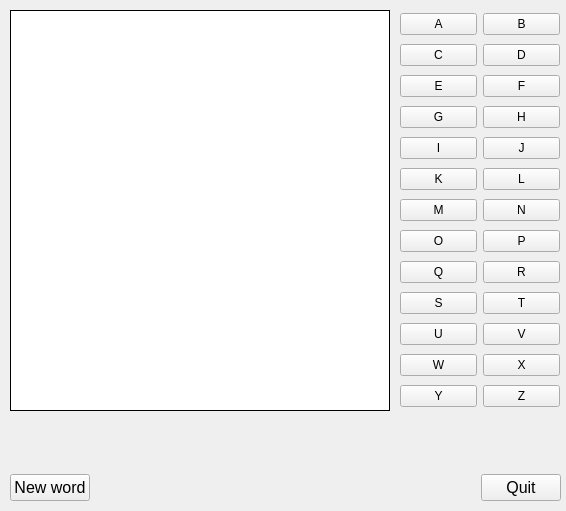
<?xml version="1.0" encoding="UTF-8"?>
<ui version="4.0">
 <class>MainWindow</class>
 <widget class="QMainWindow" name="MainWindow">
  <property name="geometry">
   <rect>
    <x>0</x>
    <y>0</y>
    <width>566</width>
    <height>511</height>
   </rect>
  </property>
  <property name="sizePolicy">
   <sizepolicy hsizetype="Fixed" vsizetype="Fixed">
    <horstretch>0</horstretch>
    <verstretch>0</verstretch>
   </sizepolicy>
  </property>
  <property name="windowTitle">
   <string>Hangman</string>
  </property>
  <property name="toolButtonStyle">
   <enum>Qt::ToolButtonIconOnly</enum>
  </property>
  <widget class="QWidget" name="centralwidget">
   <widget class="QLabel" name="gallow_lb">
    <property name="geometry">
     <rect>
      <x>10</x>
      <y>10</y>
      <width>380</width>
      <height>401</height>
     </rect>
    </property>
    <property name="sizePolicy">
     <sizepolicy hsizetype="Fixed" vsizetype="Fixed">
      <horstretch>0</horstretch>
      <verstretch>0</verstretch>
     </sizepolicy>
    </property>
    <property name="styleSheet">
     <string notr="true">background-color: rgb(255, 255, 255);</string>
    </property>
    <property name="frameShape">
     <enum>QFrame::Box</enum>
    </property>
    <property name="text">
     <string/>
    </property>
   </widget>
   <widget class="QWidget" name="layoutWidget">
    <property name="geometry">
     <rect>
      <x>10</x>
      <y>420</y>
      <width>551</width>
      <height>50</height>
     </rect>
    </property>
    <layout class="QHBoxLayout" name="horizontalLayout">
     <item>
      <spacer name="horizontalSpacer_3">
       <property name="orientation">
        <enum>Qt::Horizontal</enum>
       </property>
       <property name="sizeHint" stdset="0">
        <size>
         <width>40</width>
         <height>20</height>
        </size>
       </property>
      </spacer>
     </item>
     <item>
      <widget class="QLabel" name="word_lb">
       <property name="sizePolicy">
        <sizepolicy hsizetype="Maximum" vsizetype="Maximum">
         <horstretch>0</horstretch>
         <verstretch>0</verstretch>
        </sizepolicy>
       </property>
       <property name="font">
        <font>
         <pointsize>20</pointsize>
         <kerning>false</kerning>
        </font>
       </property>
       <property name="text">
        <string/>
       </property>
       <property name="alignment">
        <set>Qt::AlignCenter</set>
       </property>
      </widget>
     </item>
     <item>
      <spacer name="horizontalSpacer_2">
       <property name="orientation">
        <enum>Qt::Horizontal</enum>
       </property>
       <property name="sizeHint" stdset="0">
        <size>
         <width>40</width>
         <height>20</height>
        </size>
       </property>
      </spacer>
     </item>
    </layout>
   </widget>
   <widget class="QWidget" name="layoutWidget">
    <property name="geometry">
     <rect>
      <x>10</x>
      <y>470</y>
      <width>551</width>
      <height>35</height>
     </rect>
    </property>
    <layout class="QHBoxLayout" name="horizontalLayout_2">
     <item>
      <widget class="QPushButton" name="new_word_btn">
       <property name="font">
        <font>
         <pointsize>12</pointsize>
        </font>
       </property>
       <property name="text">
        <string>New word</string>
       </property>
      </widget>
     </item>
     <item>
      <spacer name="horizontalSpacer">
       <property name="orientation">
        <enum>Qt::Horizontal</enum>
       </property>
       <property name="sizeHint" stdset="0">
        <size>
         <width>40</width>
         <height>20</height>
        </size>
       </property>
      </spacer>
     </item>
     <item>
      <widget class="QLabel" name="result_lb">
       <property name="font">
        <font>
         <pointsize>20</pointsize>
        </font>
       </property>
       <property name="text">
        <string/>
       </property>
      </widget>
     </item>
     <item>
      <spacer name="horizontalSpacer_4">
       <property name="orientation">
        <enum>Qt::Horizontal</enum>
       </property>
       <property name="sizeHint" stdset="0">
        <size>
         <width>40</width>
         <height>20</height>
        </size>
       </property>
      </spacer>
     </item>
     <item>
      <widget class="QPushButton" name="quit_btn">
       <property name="font">
        <font>
         <pointsize>12</pointsize>
        </font>
       </property>
       <property name="text">
        <string>Quit</string>
       </property>
      </widget>
     </item>
    </layout>
   </widget>
   <widget class="QWidget" name="layoutWidget">
    <property name="geometry">
     <rect>
      <x>400</x>
      <y>10</y>
      <width>160</width>
      <height>401</height>
     </rect>
    </property>
    <layout class="QVBoxLayout" name="verticalLayout">
     <item>
      <layout class="QHBoxLayout" name="horizontalLayout_3">
       <item>
        <widget class="QPushButton" name="a_btn">
         <property name="sizePolicy">
          <sizepolicy hsizetype="Maximum" vsizetype="Maximum">
           <horstretch>0</horstretch>
           <verstretch>0</verstretch>
          </sizepolicy>
         </property>
         <property name="text">
          <string>A</string>
         </property>
         <attribute name="buttonGroup">
          <string notr="true">letter_btn_grp</string>
         </attribute>
        </widget>
       </item>
       <item>
        <widget class="QPushButton" name="b_btn">
         <property name="sizePolicy">
          <sizepolicy hsizetype="Maximum" vsizetype="Maximum">
           <horstretch>0</horstretch>
           <verstretch>0</verstretch>
          </sizepolicy>
         </property>
         <property name="text">
          <string>B</string>
         </property>
         <attribute name="buttonGroup">
          <string notr="true">letter_btn_grp</string>
         </attribute>
        </widget>
       </item>
      </layout>
     </item>
     <item>
      <layout class="QHBoxLayout" name="horizontalLayout_4">
       <item>
        <widget class="QPushButton" name="c_btn">
         <property name="sizePolicy">
          <sizepolicy hsizetype="Maximum" vsizetype="Maximum">
           <horstretch>0</horstretch>
           <verstretch>0</verstretch>
          </sizepolicy>
         </property>
         <property name="text">
          <string>C</string>
         </property>
         <attribute name="buttonGroup">
          <string notr="true">letter_btn_grp</string>
         </attribute>
        </widget>
       </item>
       <item>
        <widget class="QPushButton" name="d_btn">
         <property name="sizePolicy">
          <sizepolicy hsizetype="Maximum" vsizetype="Maximum">
           <horstretch>0</horstretch>
           <verstretch>0</verstretch>
          </sizepolicy>
         </property>
         <property name="text">
          <string>D</string>
         </property>
         <attribute name="buttonGroup">
          <string notr="true">letter_btn_grp</string>
         </attribute>
        </widget>
       </item>
      </layout>
     </item>
     <item>
      <layout class="QHBoxLayout" name="horizontalLayout_5">
       <item>
        <widget class="QPushButton" name="e_btn">
         <property name="sizePolicy">
          <sizepolicy hsizetype="Maximum" vsizetype="Maximum">
           <horstretch>0</horstretch>
           <verstretch>0</verstretch>
          </sizepolicy>
         </property>
         <property name="text">
          <string>E</string>
         </property>
         <attribute name="buttonGroup">
          <string notr="true">letter_btn_grp</string>
         </attribute>
        </widget>
       </item>
       <item>
        <widget class="QPushButton" name="f_btn">
         <property name="sizePolicy">
          <sizepolicy hsizetype="Maximum" vsizetype="Maximum">
           <horstretch>0</horstretch>
           <verstretch>0</verstretch>
          </sizepolicy>
         </property>
         <property name="text">
          <string>F</string>
         </property>
         <attribute name="buttonGroup">
          <string notr="true">letter_btn_grp</string>
         </attribute>
        </widget>
       </item>
      </layout>
     </item>
     <item>
      <layout class="QHBoxLayout" name="horizontalLayout_6">
       <item>
        <widget class="QPushButton" name="g_btn">
         <property name="sizePolicy">
          <sizepolicy hsizetype="Maximum" vsizetype="Maximum">
           <horstretch>0</horstretch>
           <verstretch>0</verstretch>
          </sizepolicy>
         </property>
         <property name="text">
          <string>G</string>
         </property>
         <attribute name="buttonGroup">
          <string notr="true">letter_btn_grp</string>
         </attribute>
        </widget>
       </item>
       <item>
        <widget class="QPushButton" name="h_btn">
         <property name="sizePolicy">
          <sizepolicy hsizetype="Maximum" vsizetype="Maximum">
           <horstretch>0</horstretch>
           <verstretch>0</verstretch>
          </sizepolicy>
         </property>
         <property name="text">
          <string>H</string>
         </property>
         <attribute name="buttonGroup">
          <string notr="true">letter_btn_grp</string>
         </attribute>
        </widget>
       </item>
      </layout>
     </item>
     <item>
      <layout class="QHBoxLayout" name="horizontalLayout_7">
       <item>
        <widget class="QPushButton" name="i_btn">
         <property name="sizePolicy">
          <sizepolicy hsizetype="Maximum" vsizetype="Maximum">
           <horstretch>0</horstretch>
           <verstretch>0</verstretch>
          </sizepolicy>
         </property>
         <property name="text">
          <string>I</string>
         </property>
         <attribute name="buttonGroup">
          <string notr="true">letter_btn_grp</string>
         </attribute>
        </widget>
       </item>
       <item>
        <widget class="QPushButton" name="j_btn">
         <property name="sizePolicy">
          <sizepolicy hsizetype="Maximum" vsizetype="Maximum">
           <horstretch>0</horstretch>
           <verstretch>0</verstretch>
          </sizepolicy>
         </property>
         <property name="text">
          <string>J</string>
         </property>
         <attribute name="buttonGroup">
          <string notr="true">letter_btn_grp</string>
         </attribute>
        </widget>
       </item>
      </layout>
     </item>
     <item>
      <layout class="QHBoxLayout" name="horizontalLayout_8">
       <item>
        <widget class="QPushButton" name="k_btn">
         <property name="sizePolicy">
          <sizepolicy hsizetype="Maximum" vsizetype="Maximum">
           <horstretch>0</horstretch>
           <verstretch>0</verstretch>
          </sizepolicy>
         </property>
         <property name="text">
          <string>K</string>
         </property>
         <attribute name="buttonGroup">
          <string notr="true">letter_btn_grp</string>
         </attribute>
        </widget>
       </item>
       <item>
        <widget class="QPushButton" name="l_btn">
         <property name="sizePolicy">
          <sizepolicy hsizetype="Maximum" vsizetype="Maximum">
           <horstretch>0</horstretch>
           <verstretch>0</verstretch>
          </sizepolicy>
         </property>
         <property name="text">
          <string>L</string>
         </property>
         <attribute name="buttonGroup">
          <string notr="true">letter_btn_grp</string>
         </attribute>
        </widget>
       </item>
      </layout>
     </item>
     <item>
      <layout class="QHBoxLayout" name="horizontalLayout_9">
       <item>
        <widget class="QPushButton" name="m_btn">
         <property name="sizePolicy">
          <sizepolicy hsizetype="Maximum" vsizetype="Maximum">
           <horstretch>0</horstretch>
           <verstretch>0</verstretch>
          </sizepolicy>
         </property>
         <property name="text">
          <string>M</string>
         </property>
         <attribute name="buttonGroup">
          <string notr="true">letter_btn_grp</string>
         </attribute>
        </widget>
       </item>
       <item>
        <widget class="QPushButton" name="n_btn">
         <property name="sizePolicy">
          <sizepolicy hsizetype="Maximum" vsizetype="Maximum">
           <horstretch>0</horstretch>
           <verstretch>0</verstretch>
          </sizepolicy>
         </property>
         <property name="text">
          <string>N</string>
         </property>
         <attribute name="buttonGroup">
          <string notr="true">letter_btn_grp</string>
         </attribute>
        </widget>
       </item>
      </layout>
     </item>
     <item>
      <layout class="QHBoxLayout" name="horizontalLayout_10">
       <item>
        <widget class="QPushButton" name="o_btn">
         <property name="sizePolicy">
          <sizepolicy hsizetype="Maximum" vsizetype="Maximum">
           <horstretch>0</horstretch>
           <verstretch>0</verstretch>
          </sizepolicy>
         </property>
         <property name="text">
          <string>O</string>
         </property>
         <attribute name="buttonGroup">
          <string notr="true">letter_btn_grp</string>
         </attribute>
        </widget>
       </item>
       <item>
        <widget class="QPushButton" name="p_btn">
         <property name="sizePolicy">
          <sizepolicy hsizetype="Maximum" vsizetype="Maximum">
           <horstretch>0</horstretch>
           <verstretch>0</verstretch>
          </sizepolicy>
         </property>
         <property name="text">
          <string>P</string>
         </property>
         <attribute name="buttonGroup">
          <string notr="true">letter_btn_grp</string>
         </attribute>
        </widget>
       </item>
      </layout>
     </item>
     <item>
      <layout class="QHBoxLayout" name="horizontalLayout_11">
       <item>
        <widget class="QPushButton" name="q_btn">
         <property name="sizePolicy">
          <sizepolicy hsizetype="Maximum" vsizetype="Maximum">
           <horstretch>0</horstretch>
           <verstretch>0</verstretch>
          </sizepolicy>
         </property>
         <property name="text">
          <string>Q</string>
         </property>
         <attribute name="buttonGroup">
          <string notr="true">letter_btn_grp</string>
         </attribute>
        </widget>
       </item>
       <item>
        <widget class="QPushButton" name="r_btn">
         <property name="sizePolicy">
          <sizepolicy hsizetype="Maximum" vsizetype="Maximum">
           <horstretch>0</horstretch>
           <verstretch>0</verstretch>
          </sizepolicy>
         </property>
         <property name="text">
          <string>R</string>
         </property>
         <attribute name="buttonGroup">
          <string notr="true">letter_btn_grp</string>
         </attribute>
        </widget>
       </item>
      </layout>
     </item>
     <item>
      <layout class="QHBoxLayout" name="horizontalLayout_12">
       <item>
        <widget class="QPushButton" name="s_btn">
         <property name="sizePolicy">
          <sizepolicy hsizetype="Maximum" vsizetype="Maximum">
           <horstretch>0</horstretch>
           <verstretch>0</verstretch>
          </sizepolicy>
         </property>
         <property name="text">
          <string>S</string>
         </property>
         <attribute name="buttonGroup">
          <string notr="true">letter_btn_grp</string>
         </attribute>
        </widget>
       </item>
       <item>
        <widget class="QPushButton" name="t_btn">
         <property name="sizePolicy">
          <sizepolicy hsizetype="Maximum" vsizetype="Maximum">
           <horstretch>0</horstretch>
           <verstretch>0</verstretch>
          </sizepolicy>
         </property>
         <property name="text">
          <string>T</string>
         </property>
         <attribute name="buttonGroup">
          <string notr="true">letter_btn_grp</string>
         </attribute>
        </widget>
       </item>
      </layout>
     </item>
     <item>
      <layout class="QHBoxLayout" name="horizontalLayout_13">
       <item>
        <widget class="QPushButton" name="u_btn">
         <property name="sizePolicy">
          <sizepolicy hsizetype="Maximum" vsizetype="Maximum">
           <horstretch>0</horstretch>
           <verstretch>0</verstretch>
          </sizepolicy>
         </property>
         <property name="text">
          <string>U</string>
         </property>
         <attribute name="buttonGroup">
          <string notr="true">letter_btn_grp</string>
         </attribute>
        </widget>
       </item>
       <item>
        <widget class="QPushButton" name="v_btn">
         <property name="sizePolicy">
          <sizepolicy hsizetype="Maximum" vsizetype="Maximum">
           <horstretch>0</horstretch>
           <verstretch>0</verstretch>
          </sizepolicy>
         </property>
         <property name="text">
          <string>V</string>
         </property>
         <attribute name="buttonGroup">
          <string notr="true">letter_btn_grp</string>
         </attribute>
        </widget>
       </item>
      </layout>
     </item>
     <item>
      <layout class="QHBoxLayout" name="horizontalLayout_14">
       <item>
        <widget class="QPushButton" name="w_btn">
         <property name="sizePolicy">
          <sizepolicy hsizetype="Maximum" vsizetype="Maximum">
           <horstretch>0</horstretch>
           <verstretch>0</verstretch>
          </sizepolicy>
         </property>
         <property name="text">
          <string>W</string>
         </property>
         <attribute name="buttonGroup">
          <string notr="true">letter_btn_grp</string>
         </attribute>
        </widget>
       </item>
       <item>
        <widget class="QPushButton" name="x_btn">
         <property name="sizePolicy">
          <sizepolicy hsizetype="Maximum" vsizetype="Maximum">
           <horstretch>0</horstretch>
           <verstretch>0</verstretch>
          </sizepolicy>
         </property>
         <property name="text">
          <string>X</string>
         </property>
         <attribute name="buttonGroup">
          <string notr="true">letter_btn_grp</string>
         </attribute>
        </widget>
       </item>
      </layout>
     </item>
     <item>
      <layout class="QHBoxLayout" name="horizontalLayout_15">
       <item>
        <widget class="QPushButton" name="y_btn">
         <property name="sizePolicy">
          <sizepolicy hsizetype="Maximum" vsizetype="Maximum">
           <horstretch>0</horstretch>
           <verstretch>0</verstretch>
          </sizepolicy>
         </property>
         <property name="text">
          <string>Y</string>
         </property>
         <attribute name="buttonGroup">
          <string notr="true">letter_btn_grp</string>
         </attribute>
        </widget>
       </item>
       <item>
        <widget class="QPushButton" name="z_btn">
         <property name="sizePolicy">
          <sizepolicy hsizetype="Maximum" vsizetype="Maximum">
           <horstretch>0</horstretch>
           <verstretch>0</verstretch>
          </sizepolicy>
         </property>
         <property name="text">
          <string>Z</string>
         </property>
         <attribute name="buttonGroup">
          <string notr="true">letter_btn_grp</string>
         </attribute>
        </widget>
       </item>
      </layout>
     </item>
    </layout>
   </widget>
  </widget>
 </widget>
 <resources/>
 <connections/>
 <buttongroups>
  <buttongroup name="letter_btn_grp"/>
 </buttongroups>
</ui>
